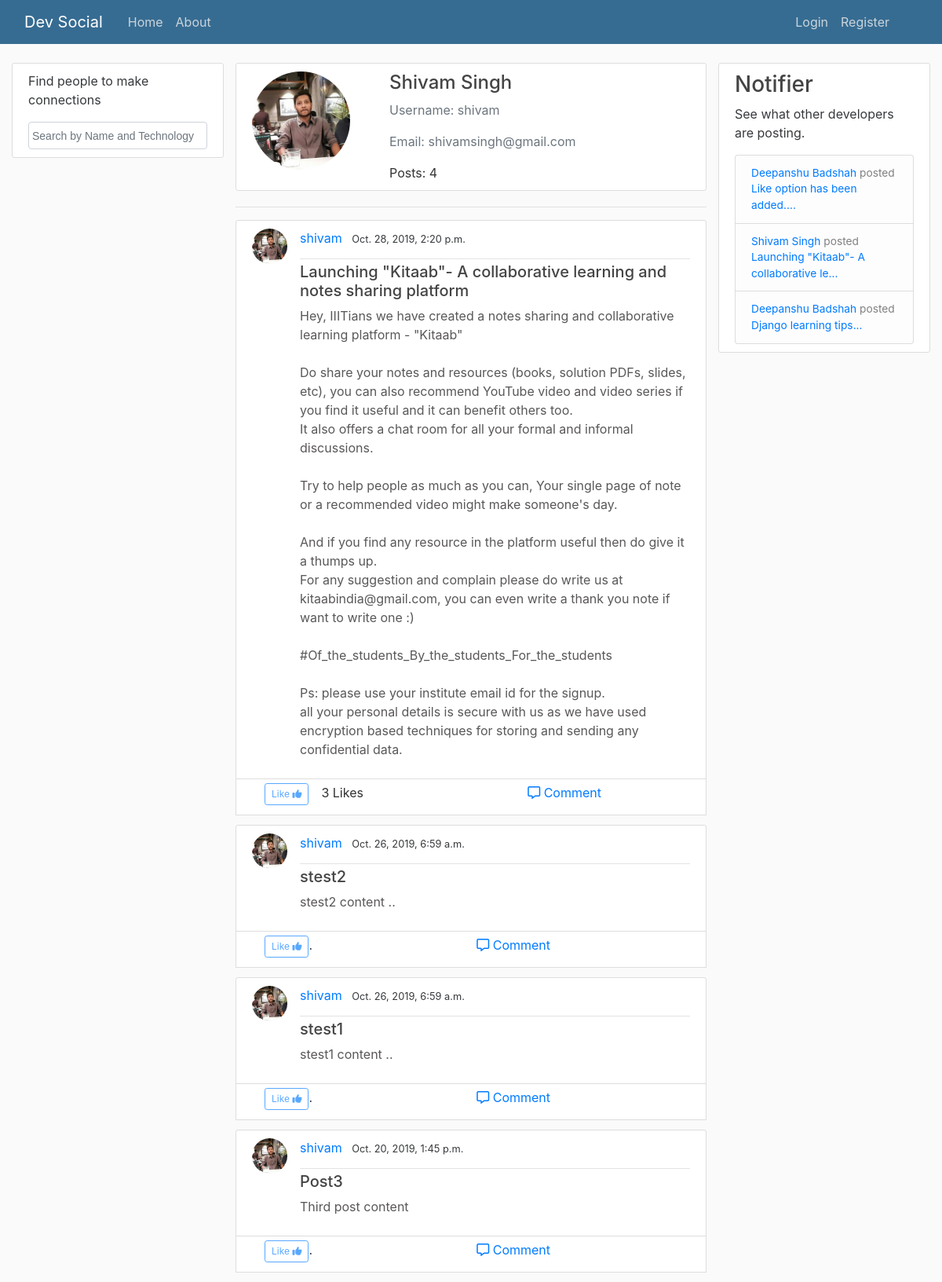
/user/shivam, run on an earlier commit of the app's database.
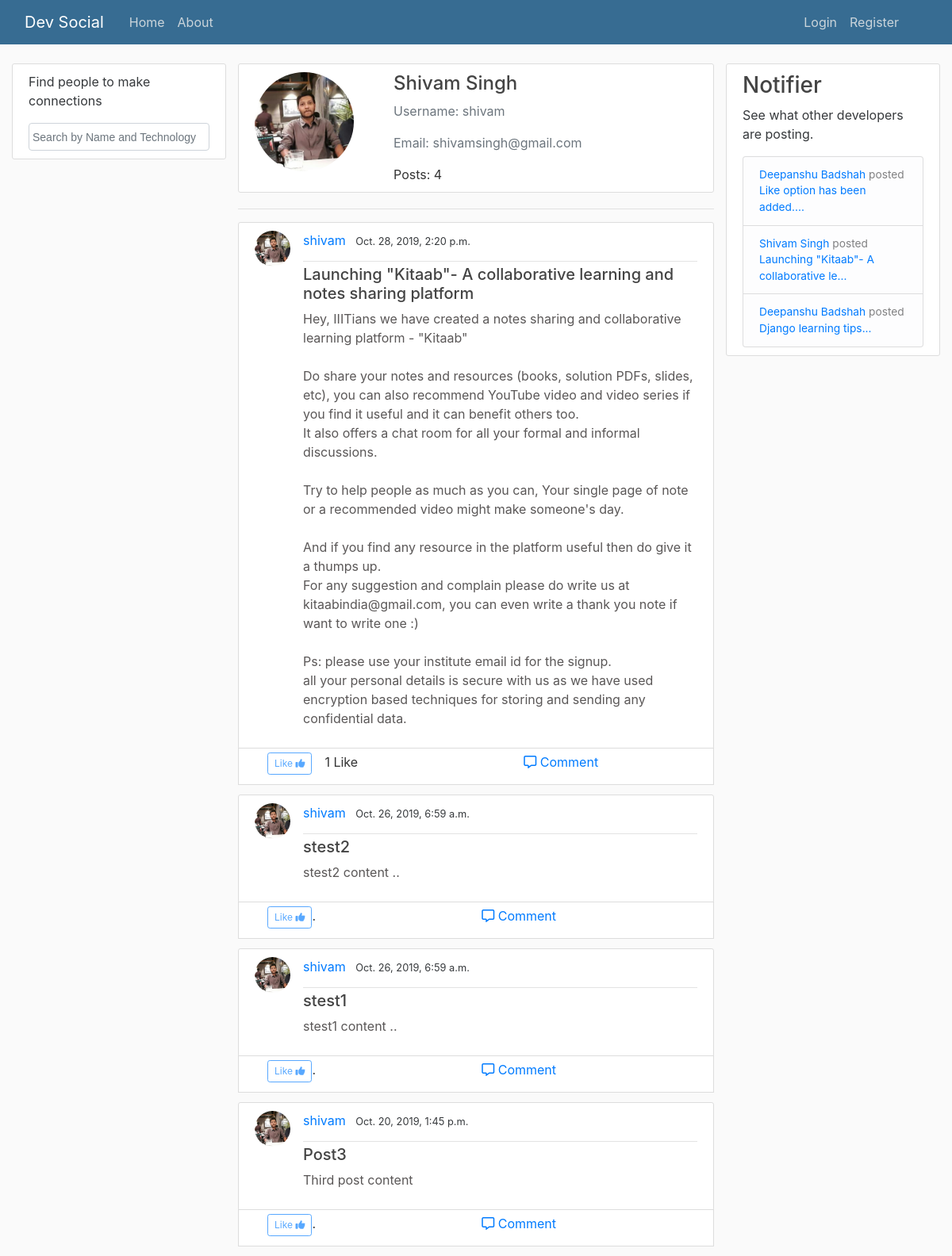
And on a later commit of the database.
### users/models.py (models this page shows, shortened)
class Profile(models.Model):
    user = models.OneToOneField(User, on_delete=models.CASCADE)
    image = models.ImageField(default= 'no_pic.png', upload_to='prof_pic')
    name = models.CharField(default= 'Users name', max_length = 150)

### post/models.py (models this page shows, shortened)
class Post(models.Model):
    title = models.CharField(max_length = 150)
    content = models.TextField()
    date_posted = models.DateTimeField(default = timezone.now)
    author = models.ForeignKey(User, on_delete= models.CASCADE)
    likes = models.ManyToManyField(User, related_name='likes', blank=True)

class Notification(models.Model):
    post = models.OneToOneField(Post, on_delete=models.CASCADE)

### post/views.py (the view)
# urls.py: path('user/<str:username>', views.UserPostListView, name='user-posts'),
def UserPostListView(request, username):
    userp = get_object_or_404(User, username=username)
    paginate_by = 5
    posts = Post.objects.filter(author=userp).order_by('-date_posted')
    notifications = Notification.objects.order_by('-id')[:5]
    obj_exist = Friend.objects.filter(current_user=userp).exists()
    if obj_exist:
        user_connections = Friend.objects.get(current_user=userp)
        newuser_sent = user_connections.users.filter(username=request.user.username).exists()
    else:
        newuser_sent = False
    sent_requests_c = Friend.objects.filter(current_user=request.user.id).exists()
    if sent_requests_c:
        sent_requests = Friend.objects.get(current_user=request.user.id)
        is_sent = sent_requests.users.filter(username=username).exists()
    else:
        is_sent = False
    context = {
        'posts': posts,
        'userp':userp,
        'notifications':notifications,
        'is_sent': is_sent,
        'newuser_sent': newuser_sent,
        }
    return render(request, 'post/user_posts.html', context)

### post/templates/post/user_posts.html (shortened to what this page needs)
{% extends "post/base.html" %}
{% block content %}
  <div class="content-section">
    <div class="media">
      <img class="rounded-circle account-img" src="{{ userp.profile.image.url }}">
      <div class="col-md-12">
        <div class="media-body col-md-12">
          <h4>{{ userp.profile.name }}</h4>
          <p class="text-secondary">Username: {{ userp.username }}</p>
          <p class="text-secondary">Email: {{ userp.email }}</p>
        </div>
        <div class="col-md-12">
          <h7>Posts: {{ posts|length }}</h7>
        </div>
      </div>
    </div>
  </div>
<hr>
  {% for post in posts %}
  <article class="media detail-content-section">
    <img class="rounded-circle article-img" src="{{ post.author.profile.image.url }}" >
    <div class="media-body">
      <div class="article-metadata">
        <a class="mr-2" href="{% url 'user-posts' post.author.username %}">{{ post.author }}</a>
        <small class="text-muted">{{ post.date_posted }}</small>
      </div>
      <h5><a class="article-title" href="{% url 'post-detail' post.id %}">{{ post.title }}</a></h5>
      <p class="article-content">{{ post.content }}</p>
    </div>
  </article>
  <div  style="margin-bottom:2%;" id="plike-part{{ post.id }}">
    {% include 'post/plikes.html' %}
  </div>
  {% endfor %}
{% endblock content %}

### post/templates/post/base.html (shortened to what this page needs)
{% extends "post/navigation.html" %}
{% block body-section %}
  <main role="main" class="container col-lg-12">
    <div class="row">
      <div class="col-lg-3 div1">
        <div class="content-section">
          <p class='text-muted'>Find people to make connections</p>
          <input type="text" class="form-control" id="search" name="search" style="font-size: 14px;width:100%;padding:4px;font-family: Arial, 'Font Awesome 5 Free';" placeholder="Search by Name and Technology" />
        </div>
      </div>
      <div class="col-lg-6 div2 text">
        {% block content %}{% endblock %}
      </div>
      <div class="col-lg-3 div3">
        <div class="content-section">
          <h3>Notifier</h3>
          <p class='text-muted'>See what other developers are posting.</p>
            <ul class="list-group">
              {% for notification in notifications %}
              <li class="list-group-item list-group-item-light noti-sty" >
                {% if notification.post.author.profile.name != "Users name" %}
                  <a href="{% url 'user-posts' notification.post.author.username %}">{{ notification.post.author.profile.name|slice:":35" }}</a>
                   posted <a href="{% url 'post-detail' notification.post.id %}">{{ notification.post.title|slice:":38" }}...</a>
                 {% else %}
                   <a href="{% url 'user-posts' notification.post.author.username %}">{{ notification.post.author.username|slice:":35" }}</a>
                    posted <a href="{% url 'post-detail' notification.post.id %}">{{ notification.post.title|slice:":38" }}...</a>
                 {% endif %}
              </li>
              {% endfor %}
            </ul>
        </div>
      </div>
    </div>
  </main>
{% include 'users/footer.html' %}
{% endblock body-section %}

### post/templates/post/navigation.html (shortened to what this page needs)
{% load static %}
<!DOCTYPE html>
<html>
<head>
    <link rel="stylesheet" href="https://stackpath.bootstrapcdn.com/bootstrap/4.3.1/css/bootstrap.min.css">
    <link rel="stylesheet" href="{% static 'post/main.css' %}" type="text/css">
    <link rel="stylesheet" href="https://cdnjs.cloudflare.com/ajax/libs/font-awesome/4.7.0/css/font-awesome.css">
    <link rel="stylesheet" href="https://use.fontawesome.com/releases/v5.8.1/css/solid.css">
</head>
<body>
  <header class="site-header">
    <nav class="navbar navbar-expand-md navbar-dark bg-steel fixed-top">
      <div class="container">
        <a class="navbar-brand mr-4" href="/">Dev Social</a>
        <div class="collapse navbar-collapse" id="navbarToggle">
          <div class="navbar-nav mr-auto">
            <a class="nav-item nav-link" href="{% url 'post-home' %}">Home</a>
            <a class="nav-item nav-link" href="#">About</a>
          </div>
          <div class="navbar-nav">
            {% if user.is_authenticated %}
              <a class="nav-item nav-link" href="{% url 'connections' %}">Connections</a>
              <a class="nav-item nav-link" href="{% url 'post-create' %}">New Post</a>
              <a class="nav-item nav-link" href="{% url 'profile' %}">Profile</a>
              <a class="nav-item nav-link" href="{% url 'logout' %}">Logout</a>
            {% else %}
              <a class="nav-item nav-link" href="{% url 'login' %}">Login</a>
              <a class="nav-item nav-link" href="{% url 'register' %}">Register</a>
            {% endif %}
          </div>
        </div>
      </div>
    </nav>
  </header>
{% block body-section %}{% endblock %}

### post/templates/post/plikes.html (shortened to what this page needs)
<article class="media like-content-section">
  <div class="row ml-3">
    <form action="{% url 'plike_post' %}" method="post">
      {% if request.user.is_authenticated %}
        {% if request.user in post.likes.all %}
          <button type="submit" id="plike" name="post_id" value="{{ post.id }}" class="btn btn-sm btn-primary">Liked <i class="fa fa-thumbs-up"></i></button>
        {% else %}
          <button type="submit" id="plike" name="post_id" value="{{ post.id }}" class="btn btn-sm btn-outline-primary">Like <i class="fa fa-thumbs-up"></i></button>
        {% endif %}
      {% else %}
          <button type="submit" id="plike" name="post_id" value="{{ post.id }}" class="btn btn-sm btn-outline-primary" disabled>Like <i class="fa fa-thumbs-up"></i></button>
      {% endif %}
    </form>
    {% if post.likes.count > 0 %}
    <p class="ml-3">{{ post.likes.count }} Like{{ post.likes.count |pluralize }}</p>
    {% else %}
    <p>.</p>
    {% endif %}
  </div>
  <div style="width:57%" >
    <a class="article-title des"  href="{% url 'post-detail' post.id %}"><i class='far fa-comment-alt'></i> Comment</a>
  </div>
</article>

### users/templates/users/footer.html (shortened to what this page needs)
</body>
</html>

### post/static/post/main.css (style rules this page uses)
body { background: #fafafa; color: #333333; margin-top: 5rem; }
h1, h2, h3, h4, h5, h6 { color: #444444; }
ul { margin: 0; }
.bg-steel { background-color:#376c92; }
.site-header .navbar-nav .nav-link { color: #cbd5db; }
.content-section { background: #ffffff; padding: 10px 20px; border: 1px solid #dddddd; border-radius: 3px; margin-bottom: 20px; }
.article-title { color: #444444; }
.article-content { white-space: pre-line; }
.article-img { height: 45px; width: 45px; margin-right: 16px; }
.article-metadata { padding-bottom: 1px; margin-bottom: 4px; border-bottom: 1px solid #e3e3e3 }
.account-img { height: 125px; width: 125px; margin-right: 20px; margin-bottom: 16px; }
.article-metadata { padding-bottom: 14px; }
.noti-sty { font-size: 0.86rem; }
.btn-sm { font-size: .750rem; }
.like-content-section { background: #ffffff; padding: 5px 20px; padding-bottom: 0px; border: 0.5px solid #dddddd; }
.detail-content-section { background: #ffffff; padding: 10px 20px; border: 1px solid #dddddd; border-radius: 3px; margin-bottom: -2px; }
.container { padding-right: 15px; padding-left: 15px; margin-left: 0px; margin-right: 0px; }
.div2 { padding-right: 0px; padding-left: 0px; }
.article-content { color: #5a5757; }
.text-muted { color: #36393c!important; }
.media-body { width: 86%; }
.des { float:right;color:#007bff; }

What changed in the data, as far as the page shows it:
changed Post "Launching \"Kitaab\"- A collaborative learning and notes sharing platform": content "…to write one :) #Of_the_students_By_the_students_For_the_students Ps: please use your…" → "…to write one :) Ps: please use your…"; likes.count "3" → "1"
